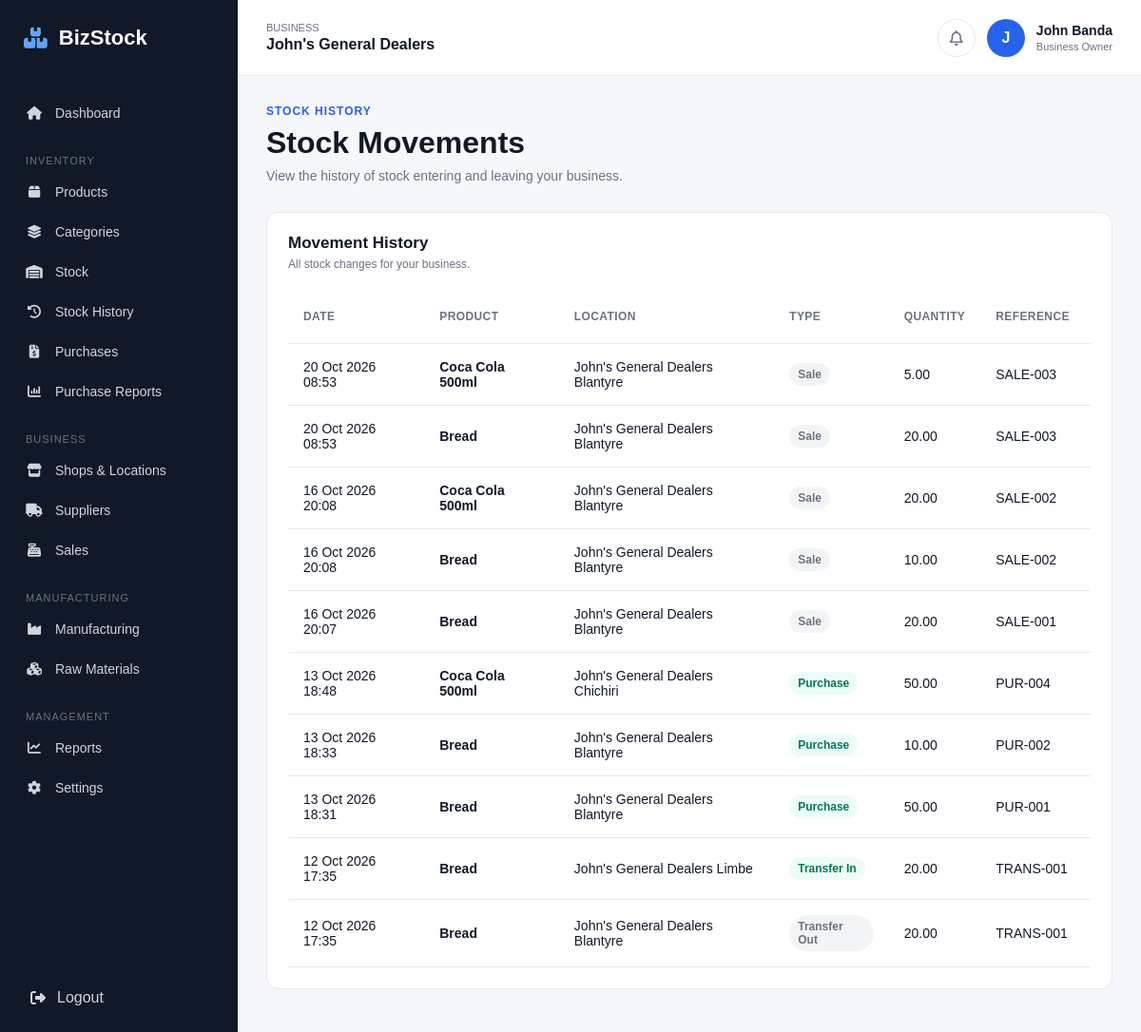
Before: /shops/movements/ (signed in) with the older database file.
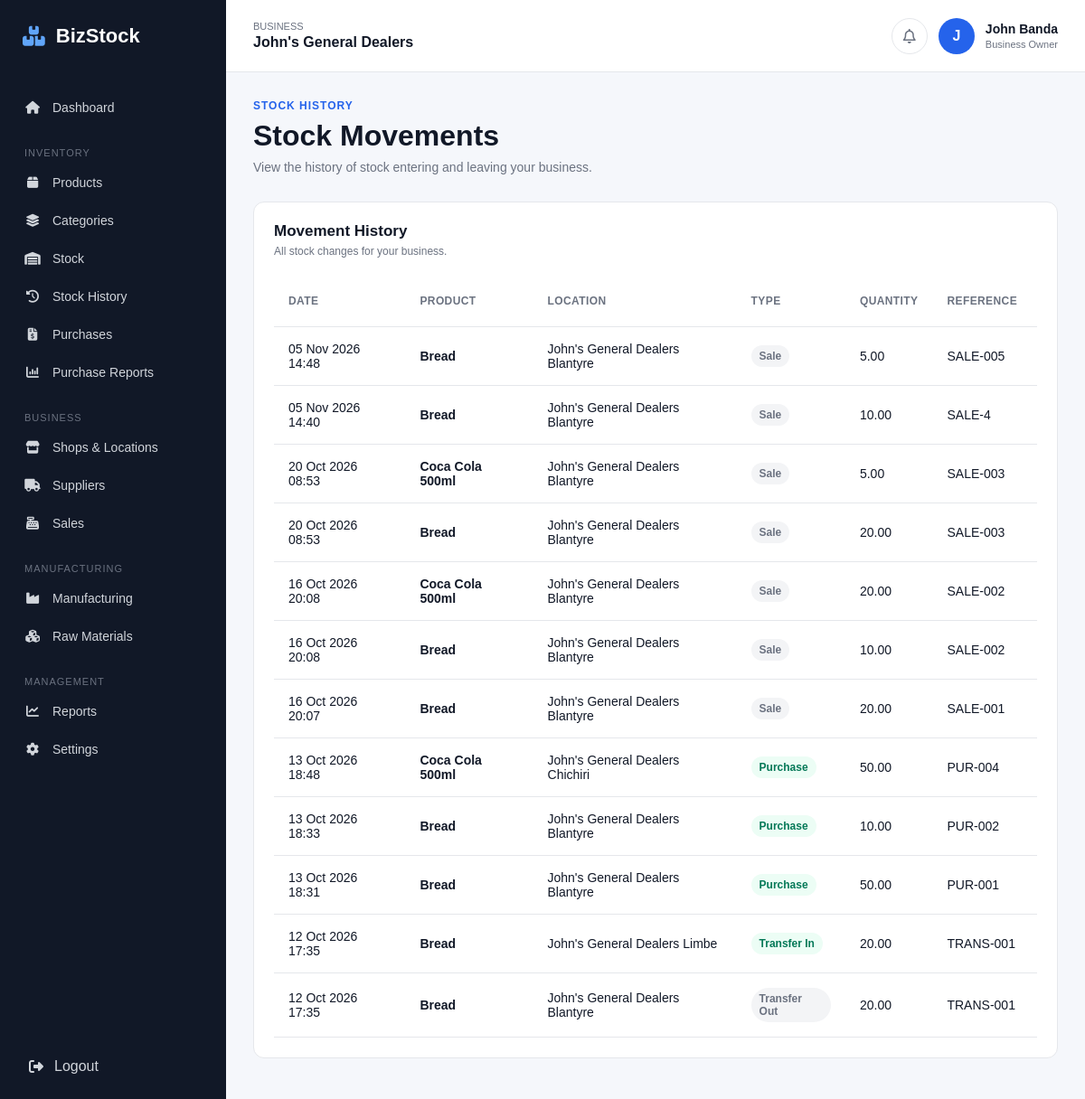
After: the same page with the newer database file.
### shops/models.py (models this page shows, shortened)
class StockMovement(models.Model):
    MOVEMENT_TYPES = [
        ('purchase', 'Purchase'),
        ('sale', 'Sale'),
        ('transfer_in', 'Transfer In'),
        ('transfer_out', 'Transfer Out'),
        ('production', 'Production'),
        ('consumption', 'Raw Material Usage'),
        ('adjustment', 'Adjustment'),
    ]
    business = models.ForeignKey(
        Business,
        on_delete=models.CASCADE,
        related_name='stock_movements'
    )
    product = models.ForeignKey(
        'inventory.Product',
        on_delete=models.PROTECT,
        related_name='stock_movements'
    )
    location = models.ForeignKey(
        Location,
        on_delete=models.PROTECT,
        related_name='stock_movements'
    )
    movement_type = models.CharField(
        max_length=30,
        choices=MOVEMENT_TYPES
    )
    quantity = models.DecimalField(
        max_digits=12,
        decimal_places=2
    )
    reference = models.CharField(
        max_length=100,
        blank=True
    )
    notes = models.TextField(
        blank=True
    )
    created_by = models.ForeignKey(
        'auth.User',
        on_delete=models.SET_NULL,
        null=True,
        blank=True
    )
    created_at = models.DateTimeField(
        auto_now_add=True
    )
    class Meta:
        ordering = ['-created_at']

class Location(models.Model):
    LOCATION_TYPES = [
        ('factory', 'Factory'),
        ('shop', 'Shop'),
    ]
    business = models.ForeignKey(
        Business,
        on_delete=models.CASCADE,
        related_name='locations'
    )
    name = models.CharField(
        max_length=150
    )
    location_type = models.CharField(
        max_length=20,
        choices=LOCATION_TYPES
    )
    address = models.TextField(
        blank=True
    )
    phone = models.CharField(
        max_length=30,
        blank=True
    )
    is_active = models.BooleanField(
        default=True
    )
    created_at = models.DateTimeField(
        auto_now_add=True
    )
    class Meta:
        ordering = ['name']

### inventory/models.py (models this page shows, shortened)
class Product(models.Model):
    UNIT_CHOICES = [
        ('piece', 'Piece'),
        ('kg', 'Kilogram'),
        ('g', 'Gram'),
        ('litre', 'Litre'),
        ('ml', 'Millilitre'),
        ('box', 'Box'),
        ('pack', 'Pack'),
        ('dozen', 'Dozen'),
    ]
    business = models.ForeignKey(
        Business,
        on_delete=models.CASCADE,
        related_name='products'
    )
    category = models.ForeignKey(
        Category,
        on_delete=models.SET_NULL,
        null=True,
        blank=True,
        related_name='products'
    )
    name = models.CharField(max_length=200)
    sku = models.CharField(
        max_length=100,
        blank=True
    )
    description = models.TextField(
        blank=True
    )
    unit = models.CharField(
        max_length=20,
        choices=UNIT_CHOICES,
        default='piece'
    )
    cost_price = models.DecimalField(
        max_digits=12,
        decimal_places=2,
        default=0
    )
    selling_price = models.DecimalField(
        max_digits=12,
        decimal_places=2,
        default=0
    )
    minimum_stock = models.DecimalField(
        max_digits=12,
        decimal_places=2,
        default=0
    )
    is_active = models.BooleanField(
        default=True
    )
    created_at = models.DateTimeField(
        auto_now_add=True
    )
    updated_at = models.DateTimeField(
        auto_now=True
    )
    class Meta:
        ordering = ['name']

### shops/views.py (the view)
# urls.py: path('movements/', views.movement_list, name='movement_list'),
@login_required
def movement_list(request):
    business = request.user.userprofile.business
    movements = StockMovement.objects.filter(
        business=business
    ).select_related(
        'product',
        'location',
        'created_by'
    )
    return render(
        request,
        'shops/movement_list.html',
        {
            'movements': movements,
        }
    )

### templates/shops/movement_list.html (shortened to what this page needs)
{% extends 'base.html' %}
{% block content %}
<div class="page-header">
    <div>
        <div class="page-label">
            STOCK HISTORY
        </div>
        <h1>Stock Movements</h1>
        <p class="page-description">
            View the history of stock entering and leaving your business.
        </p>
    </div>
</div>
<div class="dashboard-panel">
    <div class="panel-header">
        <div>
            <h2>Movement History</h2>
            <p>
                All stock changes for your business.
            </p>
        </div>
    </div>
    <div class="table-container">
        <table class="data-table">
            <thead>
                <tr>
                    <th>Date</th>
                    <th>Product</th>
                    <th>Location</th>
                    <th>Type</th>
                    <th>Quantity</th>
                    <th>Reference</th>
                    <th>Created By</th>
                </tr>
            </thead>
            <tbody>
                {% for movement in movements %}
                <tr>
                    <td>
                        {{ movement.created_at|date:"d M Y H:i" }}
                    </td>
                    <td>
                        <strong>
                            {{ movement.product.name }}
                        </strong>
                    </td>
                    <td>
                        {{ movement.location.name }}
                    </td>
                    <td>
                        {% if movement.movement_type == 'purchase' %}
                            <span class="status-badge active">
                                Purchase
                            </span>
                        {% elif movement.movement_type == 'sale' %}
                            <span class="status-badge inactive">
                                Sale
                            </span>
                        {% elif movement.movement_type == 'transfer_in' %}
                            <span class="status-badge active">
                                Transfer In
                            </span>
                        {% elif movement.movement_type == 'transfer_out' %}
                            <span class="status-badge inactive">
                                Transfer Out
                            </span>
                        {% elif movement.movement_type == 'production' %}
                            <span class="status-badge active">
                                Production
                            </span>
                        {% elif movement.movement_type == 'consumption' %}
                            <span class="status-badge inactive">
                                Material Usage
                            </span>
                        {% else %}
                            <span class="status-badge">
                                Adjustment
                            </span>
                        {% endif %}
                    </td>
                    <td>
                        {{ movement.quantity }}
                    </td>
                    <td>
                        {{ movement.reference|default:"—" }}
                    </td>
                    <td>
                    </td>
                </tr>
                {% endfor %}
            </tbody>
        </table>
    </div>
</div>
{% endblock %}

Changed rows visible on the page:
added StockMovement: created_at "05 Nov 2026 14:48", product.name "Bread", location.name "John's General Dealers Blantyre", movement_type "Sale", quantity "5.00", reference "SALE-005"
added StockMovement: created_at "05 Nov 2026 14:40", product.name "Bread", location.name "John's General Dealers Blantyre", movement_type "Sale", quantity "10.00", reference "SALE-4"
